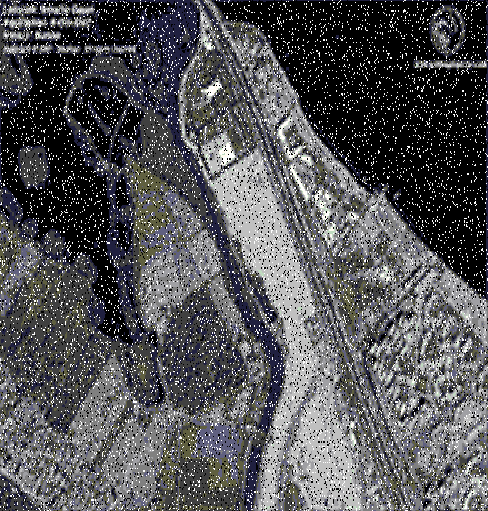
#> input picture MergedALgos/Comparison/MedianFilter/1.png, 488 x 511 px
$ python Metrics.py
#> lines starting #> are read from the running program, lines starting #| are printed output that depends on the picture; long printed decimals are rounded
import cv2
import numpy as np

# Load the input and output images
input_image = cv2.imread('1.png')
#> input_image is the input picture: shape (511, 488, 3); mean B, G, R 86.5, 83.8, 83.7
output_image = cv2.imread('Output.png')
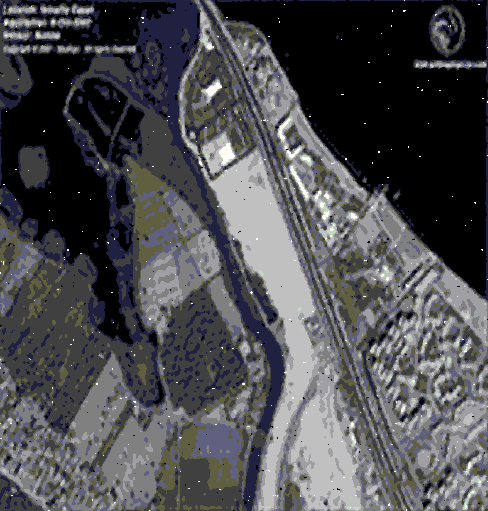
#> input picture MergedALgos/Comparison/MedianFilter/Output.png, 488 x 511 px
#> output_image is the input picture: shape (511, 488, 3); mean B, G, R 79.6, 76.5, 76.4

# Convert images to grayscale for MSE and MAE calculations
input_gray = cv2.cvtColor(input_image, cv2.COLOR_BGR2GRAY)
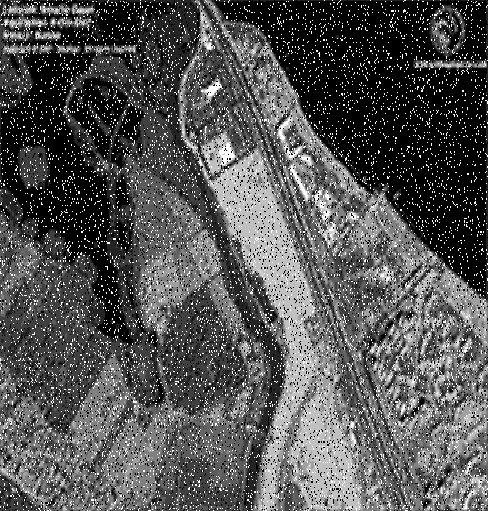
#> input_gray: shape (511, 488); min 0, max 255, mean 84.1
output_gray = cv2.cvtColor(output_image, cv2.COLOR_BGR2GRAY)
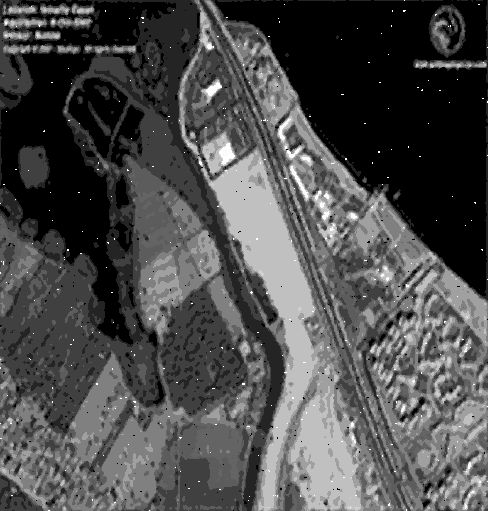
#> output_gray: shape (511, 488); min 0, max 255, mean 76.8

# Calculate Mean Squared Error (MSE)
mse = np.mean((input_gray - output_gray) ** 2)
#> mse = 8.28

# Calculate Mean Absolute Error (MAE)
mae = np.mean(np.abs(input_gray - output_gray))
#> mae = 33.12

# Calculate Peak Signal-to-Noise Ratio (PSNR)
max_pixel_value = 255
psnr = 20 * np.log10(max_pixel_value / np.sqrt(mse))
#> psnr = 38.95

print("Mean Squared Error (MSE):", mse)
#| Mean Squared Error (MSE): 8.283
print("Mean Absolute Error (MAE):", mae)
#| Mean Absolute Error (MAE): 33.118
print("Peak Signal-to-Noise Ratio (PSNR):", psnr)
#| Peak Signal-to-Noise Ratio (PSNR): 38.949
